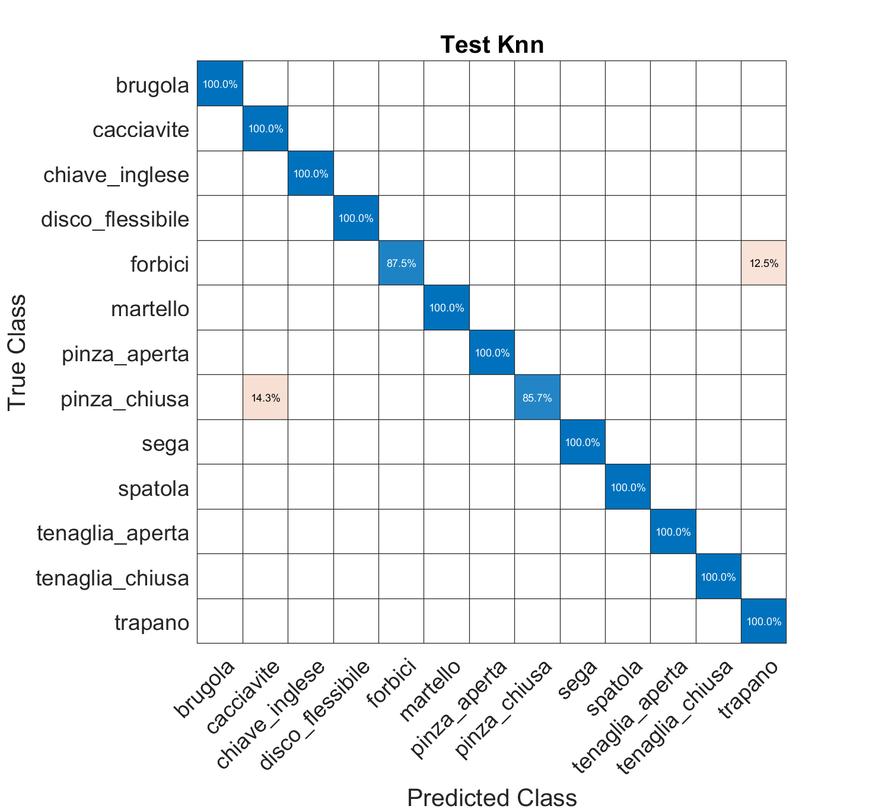
%> input picture im_relazione/Test_Knn.png, 869 x 812 px, shrunk from 1465 x 1369 before the run
$ octave --eval "result = segmentation_edge(rgb2gray(imread('../im_relazione/Test_Knn.png')));"   (GNU Octave 9; MATLAB toolbox functions it lacks are replaced by stand-ins)
%> lines starting %> are read from the running program, lines starting %| are printed output that depends on the picture; in (x1, y1, x2, y2) boxes, pixels count from 0 and x2, y2 are one past the last pixel; in counts of white or black regions, pixels touching at a corner belong together; the program's own positions count from 1
function out = segmentation_edge(im)

    prewitt=edge(im,"prewitt");
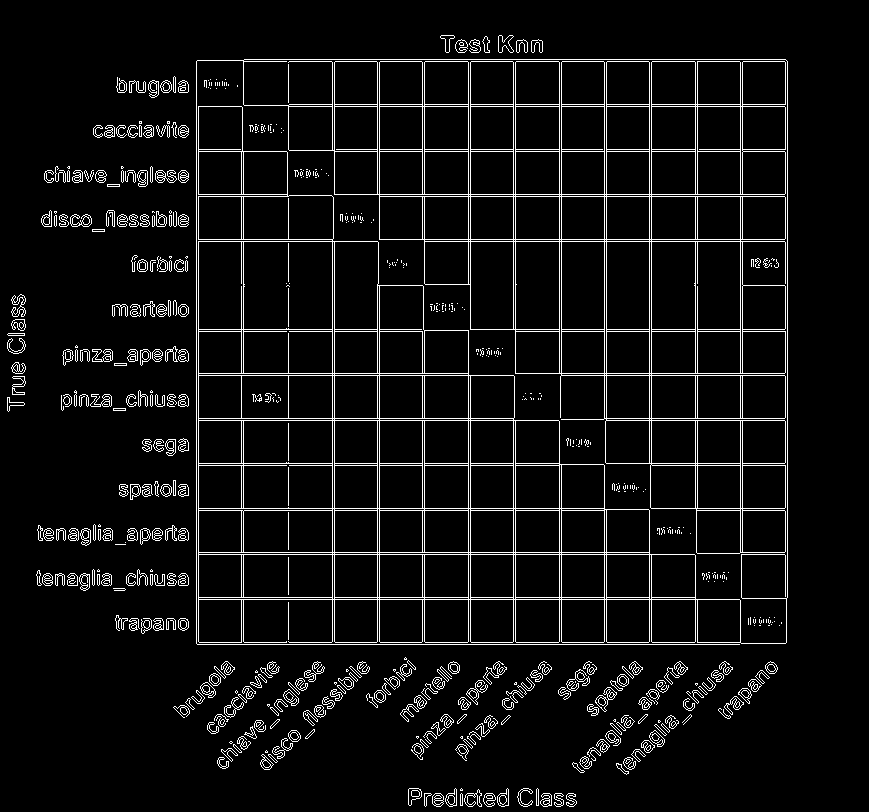
%> prewitt: size 812x869 logical; 6.1% white in thin lines or dots, all inside (x1, y1, x2, y2) = (7, 35, 788, 807)
    sobel=edge(im, "sobel");
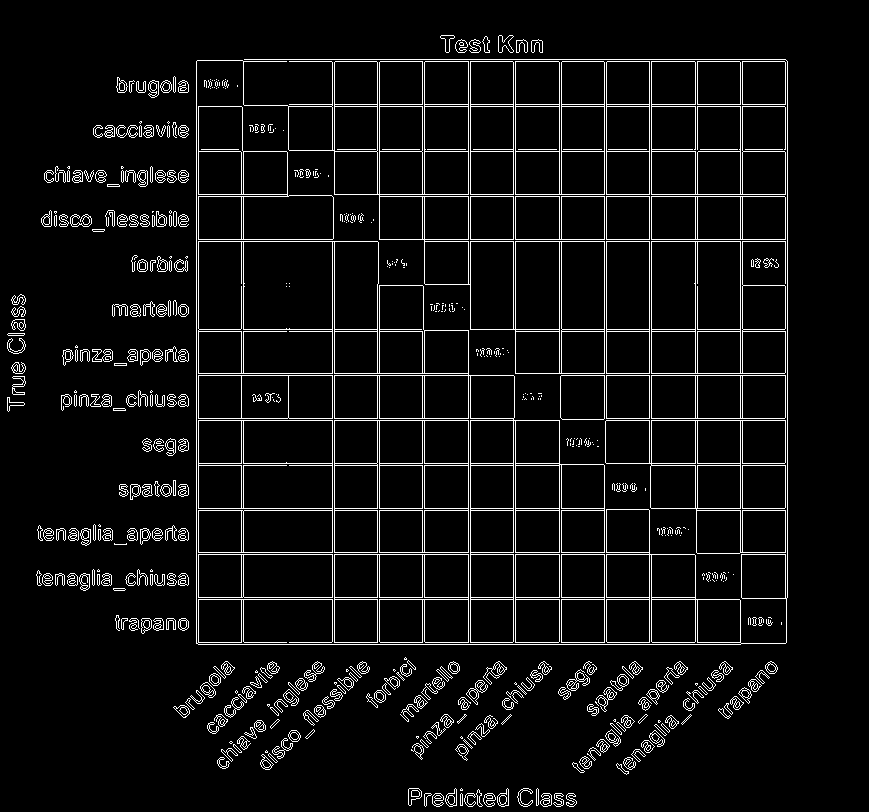
%> sobel: size 812x869 logical; 6% white in thin lines or dots, all inside (x1, y1, x2, y2) = (7, 35, 788, 807)
    roberts=edge(im, "roberts");
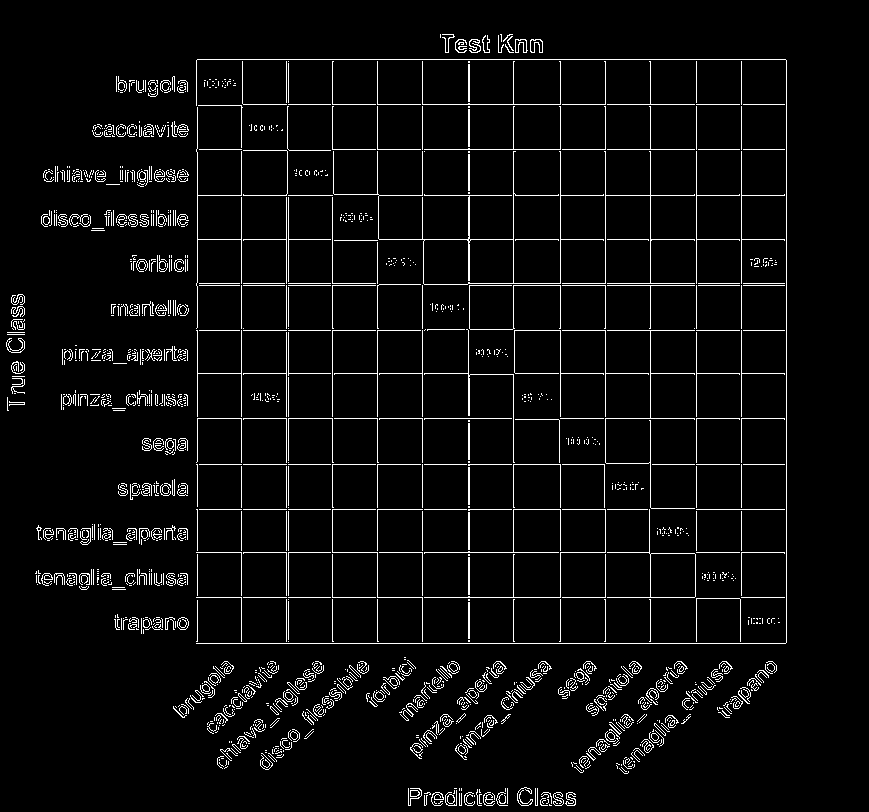
%> roberts: size 812x869 logical; 4.5% white in thin lines or dots, all inside (x1, y1, x2, y2) = (6, 34, 787, 806)

    figure();
    subplot(1,3,1);
    imshow(prewitt), title('prewitt');
    subplot(1,3,2);
    imshow(sobel),  title('sobel');
    subplot(1,3,3);
    imshow(roberts),  title('roberts');

    out = prewitt;
end
